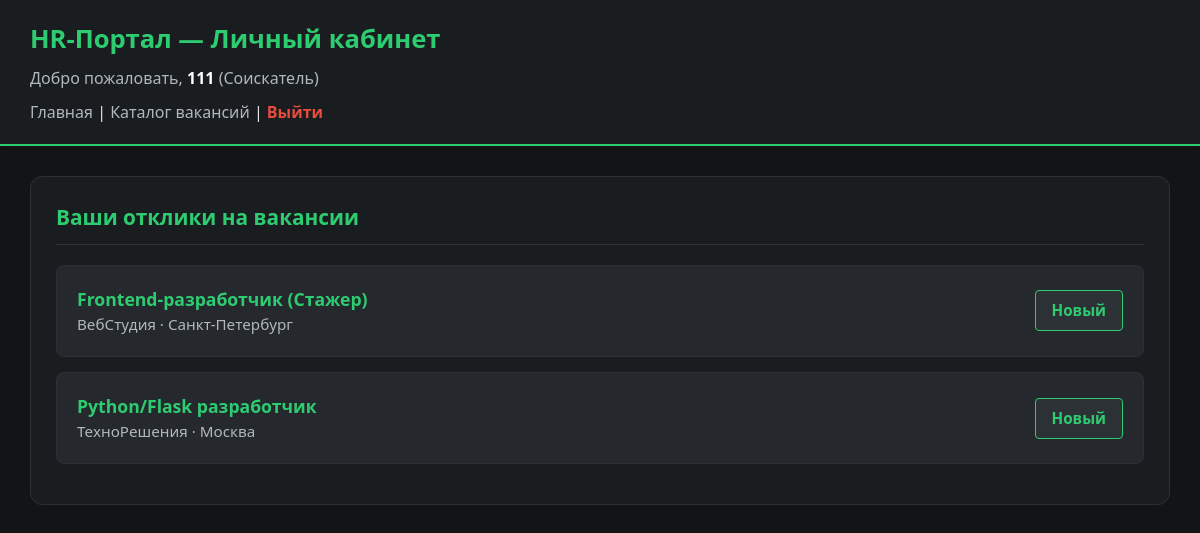
The app's page /dashboard (signed in) with its own data.
### tables this page shows
CREATE TABLE responses (
    id INTEGER PRIMARY KEY AUTOINCREMENT,
    vacancy_id INTEGER,
    candidate_id INTEGER,
    cover_letter TEXT,
    resume_url TEXT,
    status TEXT DEFAULT 'Новый',
    date_created TIMESTAMP DEFAULT CURRENT_TIMESTAMP,
    UNIQUE(vacancy_id, candidate_id),
    FOREIGN KEY (vacancy_id) REFERENCES vacancies(id),
    FOREIGN KEY (candidate_id) REFERENCES users(id)
);

CREATE TABLE vacancies (
    id INTEGER PRIMARY KEY AUTOINCREMENT,
    recruiter_id INTEGER,
    title TEXT NOT NULL,
    category_code TEXT,
    salary_from INTEGER,
    salary_to INTEGER,
    experience_code TEXT,
    employment_code TEXT,
    description TEXT,
    company_name TEXT,
    city TEXT,
    image_url TEXT,
    date_created TIMESTAMP DEFAULT CURRENT_TIMESTAMP,
    FOREIGN KEY (recruiter_id) REFERENCES users(id)
);

### app.py (the view)
@app.route('/dashboard')
@login_required
def dashboard():
    if session.get('user_role') == 'admin':
        return redirect(url_for('admin_panel'))
    conn = get_db_connection()
    cursor = conn.cursor()
    user_role = session.get('user_role')
    user_id = session.get('user_id')
    vacancies_list = []
    responses_list = []
    if user_role == 'recruiter':
        cursor.execute("SELECT * FROM vacancies WHERE recruiter_id = ?", (user_id,))
        vacancies_list = cursor.fetchall()
        cursor.execute("""
            SELECT r.id, r.cover_letter, r.status, r.resume_url, v.title as vacancy_title, u.full_name, u.phone
            FROM responses r
            JOIN vacancies v ON r.vacancy_id = v.id
            JOIN users u ON r.candidate_id = u.id
            WHERE v.recruiter_id = ?
            ORDER BY r.date_created DESC
        """, (user_id,))
        responses_list = cursor.fetchall()
    else:
        cursor.execute("""
            SELECT r.id, r.status, v.title, v.company_name, v.city
            FROM responses r
            JOIN vacancies v ON r.vacancy_id = v.id
            WHERE r.candidate_id = ?
            ORDER BY r.date_created DESC
        """, (user_id,))
        responses_list = cursor.fetchall()
    conn.close()
    return render_template('dashboard.html', role=user_role, vacancies=vacancies_list, responses=responses_list)

### app.py (called while the page is built)
def get_db_connection():
    conn = sqlite3.connect('database.db')
    conn.row_factory = sqlite3.Row
    return conn

def login_required(view):
    @wraps(view)
    def wrapped(*args, **kwargs):
        if 'user_id' not in session:
            return redirect(url_for('auth_page'))
        return view(*args, **kwargs)
    return wrapped

### templates/dashboard.html (shortened to what this page needs)
<!DOCTYPE html>
<html lang="ru">
<head>
    <link rel="stylesheet" href="/static/css/style.css">
</head>
<body>
    <header>
        <h1>HR-Портал — Личный кабинет</h1>
        <p>Добро пожаловать, <strong>{{ session.get('user_name') }}</strong> ({{ 'Рекрутер' if role == 'recruiter' else 'Соискатель' }})</p>
        <nav class="nav-links" style="margin-top: 10px;">
            <a href="/">Главная</a> |
            <a href="/vacancies">Каталог вакансий</a> |
            <a href="/logout" class="logout-btn">Выйти</a>
        </nav>
    </header>
    <main>
        {% if role == 'recruiter' %}
            <section class="form-section">
                <h3>Добавить новую вакансию</h3>
                <form action="/api/add_vacancy" method="POST" enctype="multipart/form-data">
                    <div class="form-group">
                        <label>Название должности</label>
                        <input type="text" name="title" required>
                    </div>
                    <div class="form-group">
                        <label>Логотип компании (ФОТО)</label>
                        <input type="file" name="company_logo" accept="image/*">
                    </div>
                    <div class="form-group">
                        <label>Категория / Сфера</label>
                        <select name="category">
                            <option value="IT">IT / Разработка</option>
                            <option value="Marketing">Маркетинг / PR</option>
                            <option value="Transport">Транспорт / Логистика</option>
                            <option value="Sales">Продажи</option>
                        </select>
                    </div>
                    <div class="form-row">
                        <div>
                            <label>Зарплата от (₽)</label>
                            <input type="number" name="salary_from">
                        </div>
                        <div>
                            <label>Зарплата до (₽)</label>
                            <input type="number" name="salary_to">
                        </div>
                    </div>
                    <div class="form-group">
                        <label>Опыт работы</label>
                        <select name="experience">
                            <option value="no_experience">Без опыта</option>
                            <option value="1-3_years">От 1 до 3 лет</option>
                            <option value="3-6_years">От 3 до 6 лет</option>
                        </select>
                    </div>
                    <div class="form-group">
                        <label>Тип занятости</label>
                        <select name="employment_type">
                            <option value="full-time">Полный день</option>
                            <option value="remote">Удаленная работа</option>
                            <option value="part-time">Частичная занятость</option>
                        </select>
                    </div>
                    <div class="form-row">
                        <div>
                            <label>Компания</label>
                            <input type="text" name="company_name" required>
                        </div>
                        <div>
                            <label>Город</label>
                            <input type="text" name="city" required>
                        </div>
                    </div>
                    <div class="form-group">
                        <label>Описание вакансии</label>
                        <textarea name="description" rows="5" required style="font-family:inherit; min-height: 80px;"></textarea>
                    </div>
                    <button type="submit">Опубликовать вакансию</button>
                </form>
            </section>
            <section class="info-section">
                <div class="data-card">
                    <h3 style="color:#ffffff; border-bottom-color:#373c3e;">Ваши вакансии</h3>
                    {% if vacancies %}
                        {% for v in vacancies %}
                            <div class="item-box">
                                <strong>{{ v.title }}</strong> <br>
                                <span>{{ v.company_name }} · {{ v.city }}</span>
                            </div>
                        {% endfor %}
                    {% else %}
                        <p style="color:#b0b7bd; margin: 0;">Вы еще не создали ни одной вакансии.</p>
                    {% endif %}
                </div>
                <div class="data-card">
                    <h3 style="color:#ffffff; border-bottom-color:#373c3e;">Полученные отклики</h3>
                    {% if responses %}
                        {% for r in responses %}
                            <div class="response-card">
                                <p style="margin:0 0 6px 0;"><strong>Вакансия:</strong> <span style="color: #2ecc71;">{{ r.vacancy_title }}</span></p>
                                <p style="margin:0 0 6px 0;"><strong>Кандидат:</strong> {{ r.full_name }} ({{ r.phone }})</p>
                                <div class="quote-block">
                                    "{{ r.cover_letter }}"
                                </div>
                                <p style="margin:0 0 15px 0; font-size: 0.95rem;">
                                    <strong>Резюме:</strong>
                                    {% if r.resume_url %}
                                        <a href="{{ r.resume_url }}" target="_blank" class="resume-link">📄 Открыть файл резюме</a>
                                    {% else %}
                                        <span style="color: #b0b7bd;">Не прикреплено</span>
                                    {% endif %}
                                </p>
                                <div>
                                    <label style="font-size:0.9rem; color:#b0b7bd; font-weight: bold;">Изменить статус:</label>
                                    <select onchange="updateStatus('{{ r.id }}', this.value)" style="cursor: pointer;">
                                        <option value="Новый" {% if r.status == 'Новый' %}selected{% endif %}>Новый</option>
                                        <option value="Приглашение на собеседование" {% if r.status == 'Приглашение на собеседование' %}selected{% endif %}>Приглашение на собеседование</option>
                                        <option value="Одобрен (Оффер)" {% if r.status == 'Одобрен (Оффер)' %}selected{% endif %}>Одобрен (Оффер)</option>
                                        <option value="Отказ" {% if r.status == 'Отказ' %}selected{% endif %}>Отказ</option>
                                    </select>
                                </div>
                            </div>
                        {% endfor %}
                    {% else %}
                        <p style="color:#b0b7bd; margin: 0;">Откликов от кандидатов пока нет.</p>
                    {% endif %}
                </div>
            </section>
        {% else %}
            <section class="candidate-section">
                <h3>Ваши отклики на вакансии</h3>
                {% if responses %}
                    {% for r in responses %}
                        <div class="response-card flex-row-between">
                            <div>
                                <strong style="color:#2ecc71; font-size:1.1rem;">{{ r.title }}</strong><br>
                                <span style="color:#b0b7bd; font-size: 0.95rem;">{{ r.company_name }} · {{ r.city }}</span>
                            </div>
                            <div class="status-badge">
                                {{ r.status }}
                            </div>
                        </div>
                    {% endfor %}
                {% else %}
                    <p style="color:#b0b7bd; margin: 0;">Вы еще не откликались на вакансии. Перейдите в каталог, чтобы найти работу!</p>
                {% endif %}
            </section>
        {% endif %}
    </main>
</body>
</html>

### static/css/style.css (style rules this page uses)
:root { --primary-color: #007bff; --primary-hover: #0056b3; --success-color: #28a745; --danger-color: #dc3545; --bg-color: #f4f6f9; --text-color: #333333; --text-muted: #6c757d; --border-color: #e0e0e0; --card-bg: #ffffff; }
body { font-family: 'Inter', -apple-system, BlinkMacSystemFont, "Segoe UI", Roboto, sans-serif; background-color: var(--bg-color); color: var(--text-color); margin: 0; padding: 0; line-height: 1.5; }
header { background-color: var(--card-bg); border-bottom: 1px solid var(--border-color); box-shadow: 0 2px 4px rgba(0, 0, 0, 0.02); }
header h1 { margin: 0; font-size: 1.6rem; color: var(--primary-color); font-weight: 700; }
nav a { color: var(--text-color); text-decoration: none; font-weight: 500; transition: color 0.2s ease; }

### templates/dashboard.html (style rules this page uses)
body { background-color: #121416; color: #e3e6e8; font-family: 'Segoe UI', Tahoma, Geneva, Verdana, sans-serif; margin: 0; padding: 0; }
header { padding: 20px 30px; background: #1a1d20; border-bottom: 2px solid #2ecc71; }
header h1 { margin: 0; font-size: 1.6rem; color: #2ecc71; }
header p { margin: 8px 0; color: #b0b7bd; }
header strong { color: #ffffff; }
.nav-links a { color: #b0b7bd; text-decoration: none; font-weight: 500; }
.nav-links .logout-btn { color: #e74c3c; font-weight: bold; }
main { display: flex; gap: 30px; padding: 30px; box-sizing: border-box; flex-wrap: wrap; }
section { background: #1a1d20; padding: 25px; border-radius: 12px; border: 1px solid #2c3136; box-sizing: border-box; }
.candidate-section { width: 100%; }
h3 { margin-top: 0; color: #2ecc71; font-size: 1.3rem; margin-bottom: 20px; border-bottom: 1px solid #2c3136; padding-bottom: 10px; }
.response-card { background: #25292d; padding: 20px; border-radius: 8px; margin-bottom: 15px; border: 1px solid #2c3136; }
.status-badge { background: #2c3136; color: #2ecc71; padding: 8px 16px; border-radius: 4px; font-weight: bold; font-size: 0.95rem; border: 1px solid #2ecc71; }
.flex-row-between { display: flex; justify-content: space-between; align-items: center; flex-wrap: wrap; gap: 15px; }

### records on screen
responses: title "Frontend-разработчик (Стажер)", company_name "ВебСтудия", city "Санкт-Петербург", status "Новый"
responses: title "Python/Flask разработчик", company_name "ТехноРешения", city "Москва", status "Новый"

### other values on screen
{{ session.get('user_name') }} "111"
{{ 'Рекрутер' if role == 'recruiter' else 'Соискатель' }} "Соискатель"
